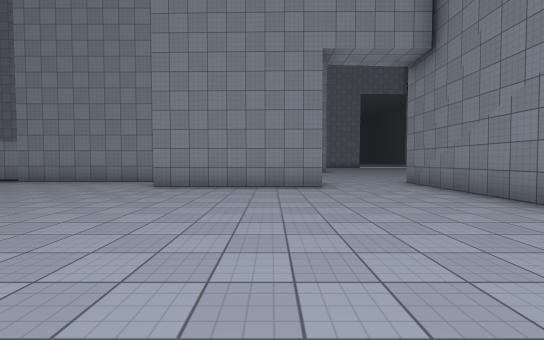
[1] (above)

20 first-person views from a walk through a scene from a Unity 3-D project. The camera is 1.4 m above the floor, tilts 2° down and sees 90° across. The floor is counted in squares, 2.2 m on a side. Each view is taken from the middle of a square. On the plan, view 1 faces up. The plan holds only what a view shows up to about 9 squares ahead; the rest is blank. The place goes on beyond the plan. The player is left out. Some animated figures are left out. Surface patterns are stand-ins for the level's own textures.

[2]
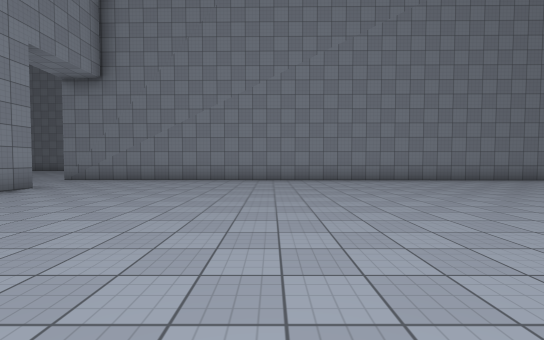

[3]
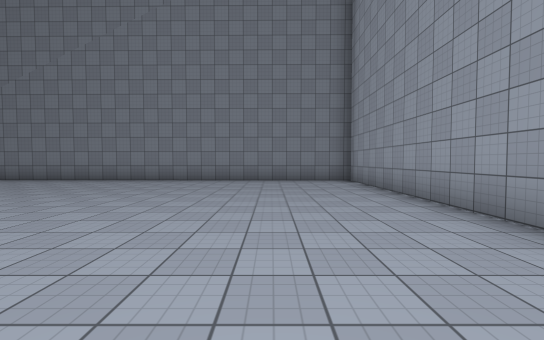

[4]
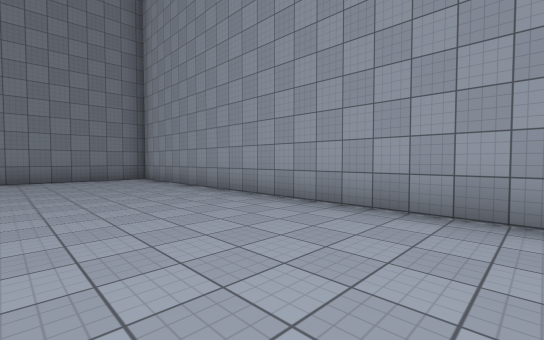

[5]
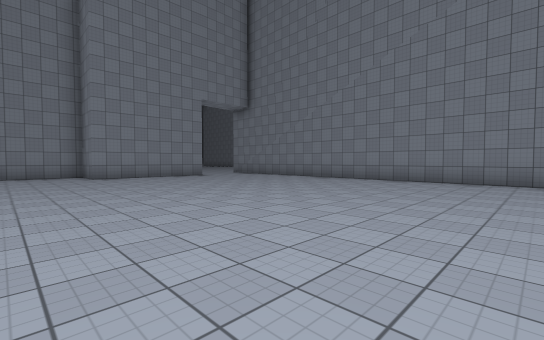

[6]
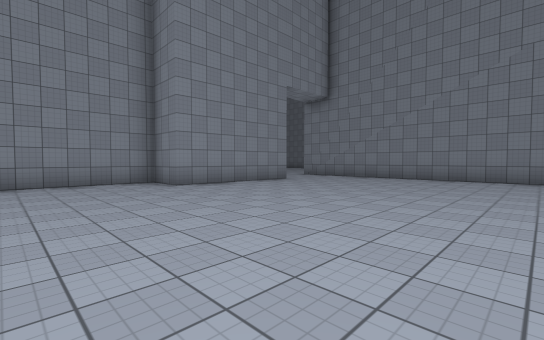

[7]
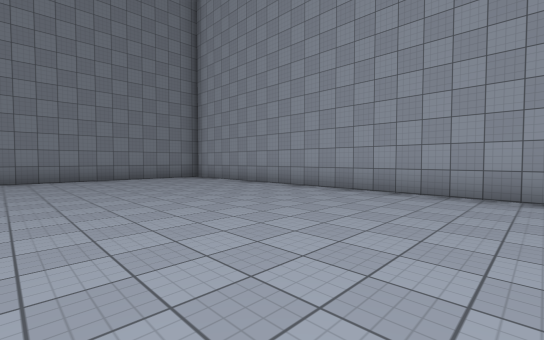

[8]
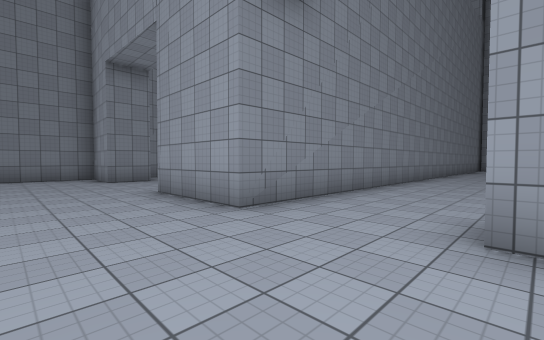

[9]
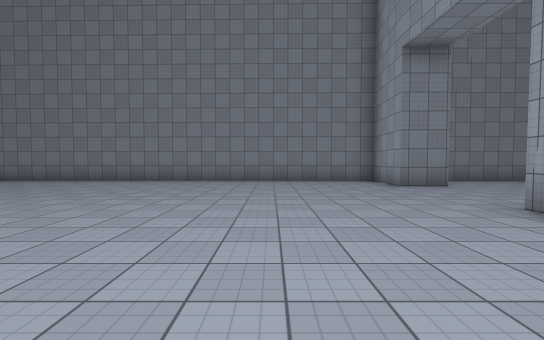

[10]
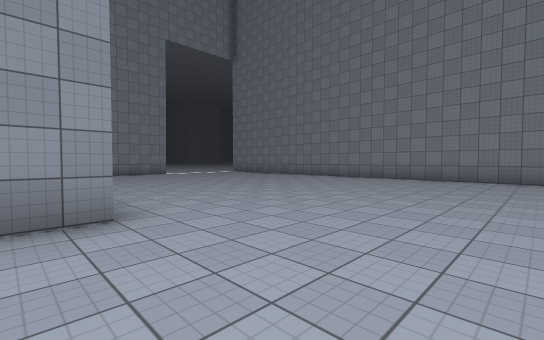

[11]
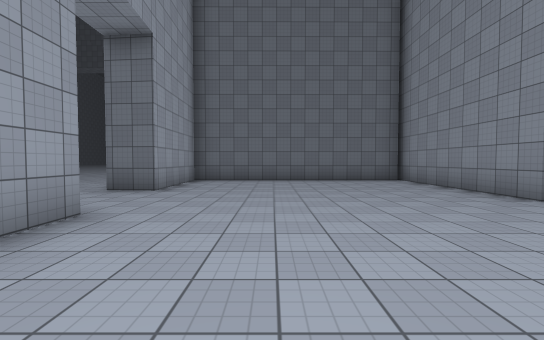

[12]
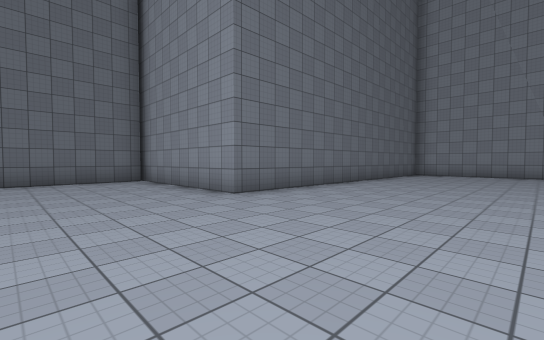

[13]
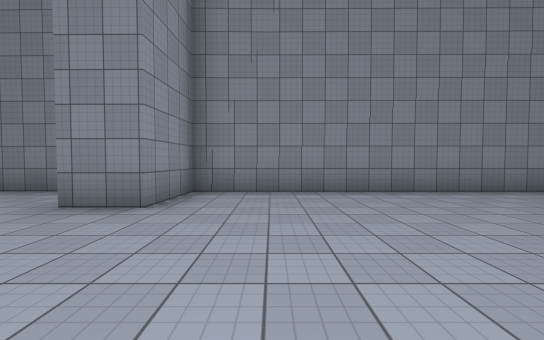

[14]
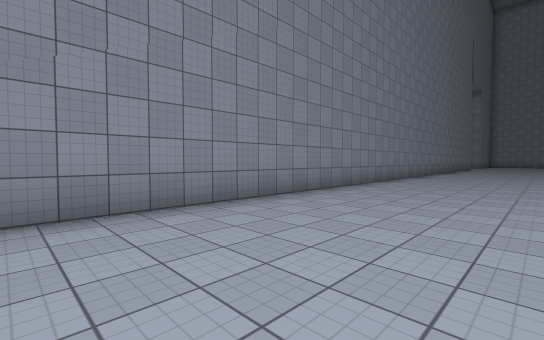

[15]
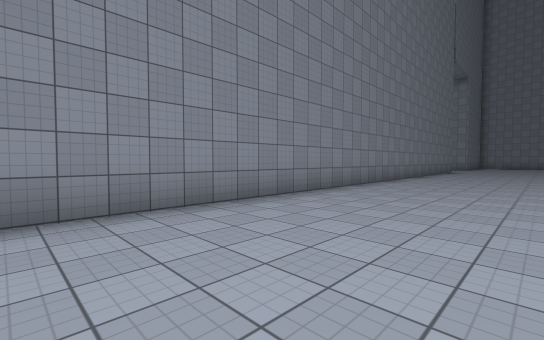

[16]
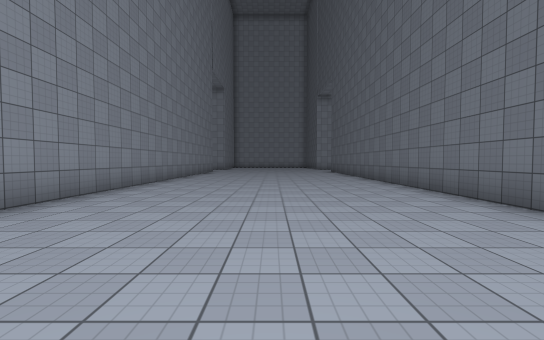

[17]
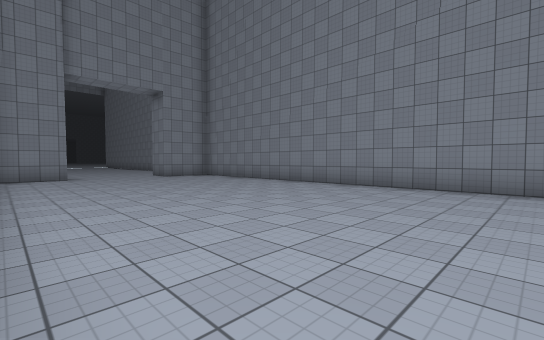

[18]
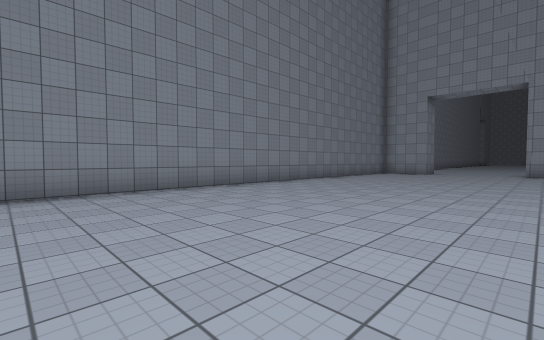

[19]
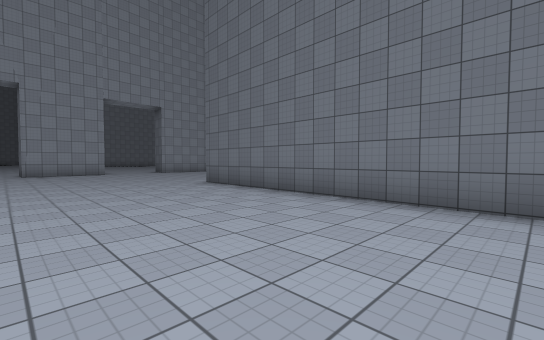

[20]
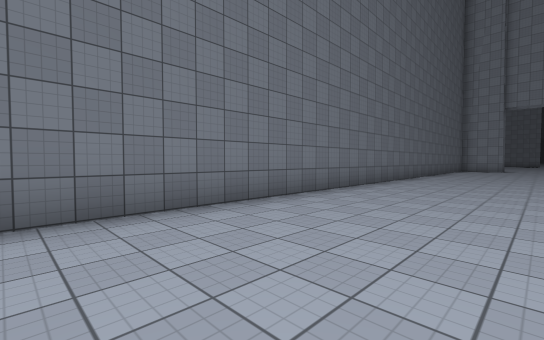

### Floor plan
Points are (right, up) in squares from view 1. A wall is a line through its corners. A room is listed if a view was taken in it or the views show most of it. See-through windows are left out.
Room 1 (views 1, 2, 3, 4, 5, 6, 7)
walls: (1.3, 7.5) (1.2, 6.5) (-2.8, 6.5) (-2.9, 8) (-6.5, 8); (-6.1, -9.5) (3.6, -9.5) (3.8, 7.8)
ways out: opening at (2.5, 7) to room 2
Room 2 (views 8, 9, 10, 11, 12, 13, 14, 15, 16, 17, 18, 19, 20)
walls: (6.6, 6.5) (5, 6.6); (3.8, 7.8) (6.5, 7.8); (4.7, -2.6) (4.7, -12.1); (-0.9, 14.2) (-2.1, 14.2); (-1.8, 14.2) (-1.7, 7.5) (1.3, 7.5); (3, 21.1) (2.8, 14.2) (1, 14.2); (11.4, -12.1) (11.5, 6.6) (9.6, 6.7) (9.6, 7.8) (11.5, 7.8) (11.5, 21.1)
ways out: opening at (2.5, 7) to room 1

Where each view was taken, in squares from view 1:
view 1: 0 up, 0 right, facing up
view 2: 1 up, 5 left, facing right
view 3: 7 down, 5 left, facing right
view 4: 6 down, 6 left, facing down-right
view 5: 4 down, 5 left, facing up-right
view 6: 0 up, 6 left, facing up-right
view 7: 4 down, 6 left, facing down-right
view 8: 10 up, 1 right, facing down-right
view 9: 11 up, 3 right, facing right
view 10: 11 up, 2 right, facing up-right
view 11: 10 up, 7 right, facing left
view 12: 11 up, 7 right, facing up-left
view 13: 5 up, 6 right, facing right
view 14: 3 up, 8 right, facing down-right
view 15: 2 down, 8 right, facing down-right
view 16: 3 down, 8 right, facing down
view 17: 4 down, 5 right, facing up-right
view 18: 21 up, 6 right, facing down-right
view 19: 21 up, 7 right, facing down-left
view 20: 12 down, 8 right, facing up-left
